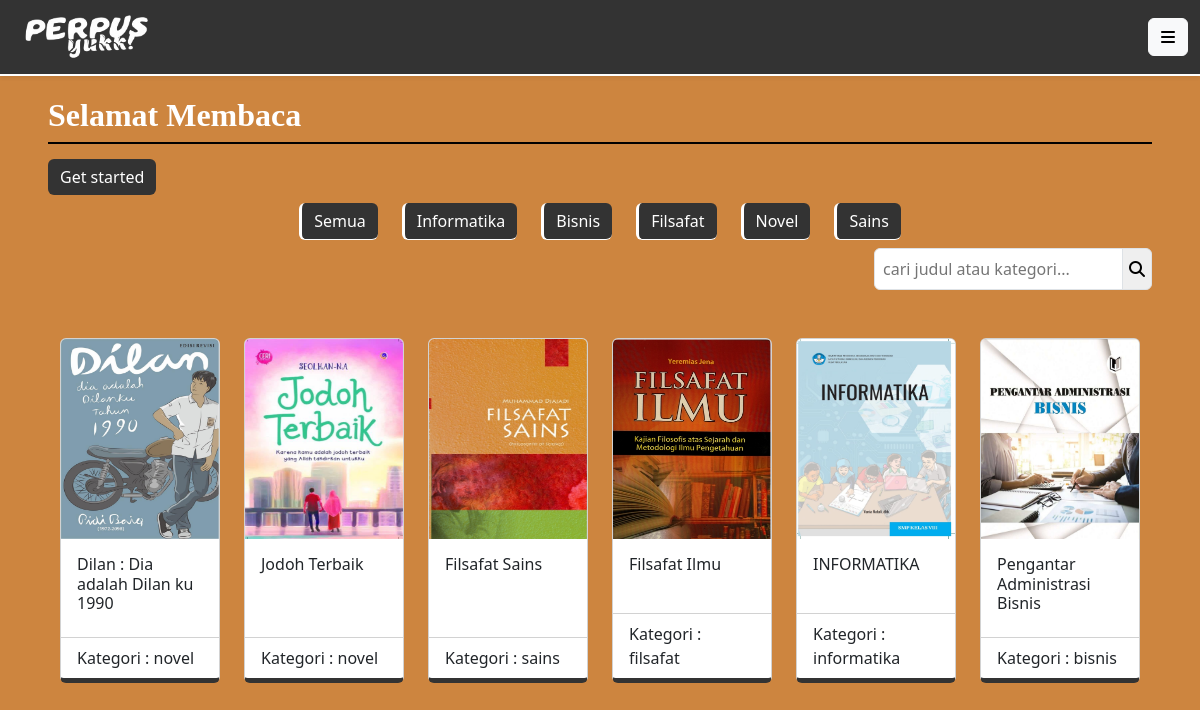
The page / on the database its author committed.
### tables this page shows
CREATE TABLE `buku` (
  `cover` varchar(255) NOT NULL,
  `id_buku` varchar(20) NOT NULL,
  `kategori` varchar(255) NOT NULL,
  `judul` varchar(255) NOT NULL,
  `pengarang` varchar(255) NOT NULL,
  `penerbit` varchar(255) NOT NULL,
  `tahun_terbit` date NOT NULL,
  `jumlah_halaman` int(50) NOT NULL,
  `buku_deskripsi` text NOT NULL,
  `isi_buku` varchar(250) NOT NULL
);

### config/config.php (called while the page is built, shortened)
<?php
$host = "127.0.0.1";
$username = "root";
$password = "";
$database_name = "perpustakaan";
$connection = mysqli_connect($host, $username, $password, $database_name);
function queryReadData($dataKategori) {
  global $connection;
  $result = mysqli_query($connection, $dataKategori);
  $items = [];
  while($item = mysqli_fetch_assoc($result)) {
    $items[] = $item;
  }
  return $items;
}
?>

### index.php (the view, shortened to what this page needs)
<!DOCTYPE html>
<html lang="en">
  <head>
    <link rel="stylesheet" href="css/style.css">
    <link href="https://cdn.jsdelivr.net/npm/bootstrap@5.3.2/dist/css/bootstrap.min.css" rel="stylesheet">
  </head>
  <body>
   <nav class="navbar fixed-top navbar-expand-lg  shadow-sm justify-space-between">
  <div class="container-fluid">
    <img src="assets/logo.png" alt="logo" width="150px">
    <div class="dropdown">
          <button class="btn btn-light " type="button" data-bs-toggle="dropdown" aria-expanded="false"><i class="fa-solid fa-bars"></i>
          </button>
        </div>
  </div>
</nav>
    <section id="homeSection" class="p-5">
      <div class="d-flex flex-wrap justify-content-center">
        <div class="col mt-5">
        <div class="textcol">
         <h2 class="text">Selamat Membaca</h2>
         </div>
          <a class="btn btn-primary" href="sign/link_login.html">Get started</a>
          <?php
          require "config/config.php";
          $buku = queryReadData("SELECT * FROM buku ORDER BY id_buku DESC");
          ?>
  <div class="d-flex gap-2 mt-2 justify-content-center">
      <form action="" method="post">
        <div class="layout-card-custom">
         <button class="btn btn-outline-primary" type="submit">Semua</button>
         <button type="submit" name="informatika" class="btn btn-outline-primary">Informatika</button>
         <button type="submit" name="bisnis" class="btn btn-outline-primary">Bisnis</button>
         <button type="submit" name="filsafat" class="btn btn-outline-primary">Filsafat</button>
         <button type="submit" name="novel" class="btn btn-outline-primary">Novel</button>
         <button type="submit" name="sains" class="btn btn-outline-primary">Sains</button>
         </div>
        </form>
       </div>
       <form action="" method="post" class="mt-2">
       <div class="input-group d-flex justify-content-end mb-5">
         <input class="border p-2 rounded rounded-end-0 bg-tertiary" type="text" name="keyword" id="keyword" placeholder="cari judul atau kategori...">
         <button class="border border-start-3 bg-outline-primary rounded rounded-start-0" type="submit" name="search"><i class="fa-solid fa-magnifying-glass"></i></button>
       </div>
      </form>
    <div class="layout-card-custom">
       <?php foreach ($buku as $item) : ?>
       <div class="card" style="width: 10rem;">
         <a href="sign/member/sign_in.php"><img src="imgDB/<?= $item["cover"]; ?>" class="card-img-top" alt="coverBuku" height="200px"></a>
         <div class="card-body">
           <h6 class="card-title"><?= $item["judul"]; ?></h6>
          </div>
          <ul class="list-group list-group-flush">
            <li class="list-group-item">Kategori : <?= $item["kategori"]; ?></li>
          </ul>
        </div>
       <?php endforeach; ?>
      </div>
      </div>
    </section>
  </body>
</html>

### css/style.css (style rules this page uses)
.btn-outline-primary { background-color: #333 !important; color: white !important; border: none !important; border-left: 3px solid !important; border-bottom:1px solid !important; }
.container-fluid { background-color: #333 !important; }
.navbar { background-color: #333 !important; border-bottom: 2px solid white !important; }
.textcol { margin-bottom: 15px; border-bottom: solid 2px black !important; }
body { background-color: #CD853F !important ; }
.text { color:white ; font-family: 'Times New Roman', Times, serif; font-weight: bold; }
img { width: 150px; }
.btn-primary { background-color: #333 !important; border: none !important; }
.card { transition: transform 0.3s ease; border-bottom: 5px solid #333 !important; }

### index.php (style rules this page uses)
.layout-card-custom { display: flex; flex-wrap: wrap; justify-content: center; gap: 1.5rem; }

### rows shown on the page
buku: cover (picture), judul "Dilan : Dia adalah Dilan ku 1990", kategori "novel"
buku: cover (picture), judul "Jodoh Terbaik", kategori "novel"
buku: cover (picture), judul "Filsafat Sains", kategori "sains"
buku: cover (picture), judul "Filsafat Ilmu", kategori "filsafat"
buku: cover (picture), judul "INFORMATIKA", kategori "informatika"
buku: cover (picture), judul "Pengantar Administrasi Bisnis", kategori "bisnis"
